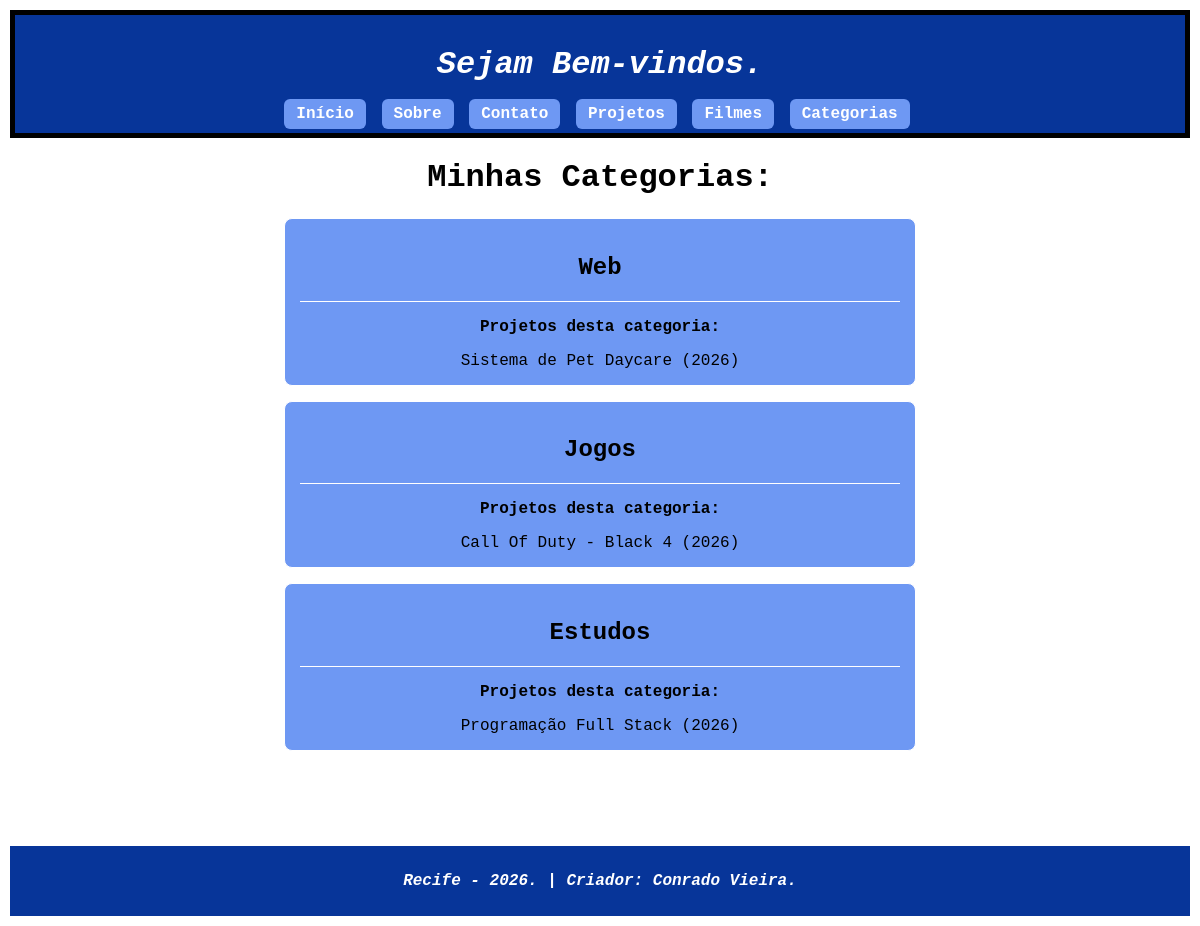
The app's page /categoria/ with its own data.
### paginas/models.py (models this page shows, shortened)
class Categoria(models.Model):
    nome = models.CharField(max_length=100)

class projeto(models.Model):
    nome = models.CharField(max_length=100)
    descricao = models.TextField()
    ano = models.IntegerField()
    categoria = models.ForeignKey(
        Categoria,
        on_delete=models.SET_NULL,
        null=True,
        blank=True
    )

### paginas/views.py (the view)
# urls.py: path('categoria/', views.categoria),
def categoria(request):
    contexto = {
        'categorias': Categoria.objects.all(),
    }
    return render(request, 'categoria.html', contexto)

### paginas/templates/categoria.html
{% extends "base.html" %}
{% block content %}
    <h1>Minhas Categorias:</h1>
    <ul>
        {% for item in categorias %}
            <li class="cartao">
                <h2><strong>{{ item.nome }}</strong></h2>
                <hr style="border: 0; border-top: 1px solid white; margin: 10px 0;">
                <p><strong>Projetos desta categoria:</strong></p>
                <ul>
                    {% for proj in item.projeto_set.all %}
                        <li>{{ proj.nome }} ({{ proj.ano }})</li>
                    {% empty %}
                        <li>Nenhum projeto cadastrado nesta categoria ainda.</li>
                    {% endfor %}
                </ul>
            </li>
        {% endfor %}
    </ul>
{% endblock %}

### paginas/static/estilo.css (style rules this page uses)
body { font-family: Courier; margin: 10px; text-align: center; }
ul { list-style-type: none; padding: 0; display: flex; flex-direction: column; align-items: center; }
.cartao { background-color: #6e98f3; border: 1px solid #ffffff; border-radius: 8px; padding: 15px; margin-bottom: 15px; width: 60%; max-width: 600px; text-align: center; }

### records on screen
Categoria: nome "Web"
projeto: nome "Sistema de Pet Daycare", ano "2026"
Categoria: nome "Jogos"
projeto: nome "Call Of Duty - Black 4", ano "2026"
Categoria: nome "Estudos"
projeto: nome "Programação Full Stack", ano "2026"
